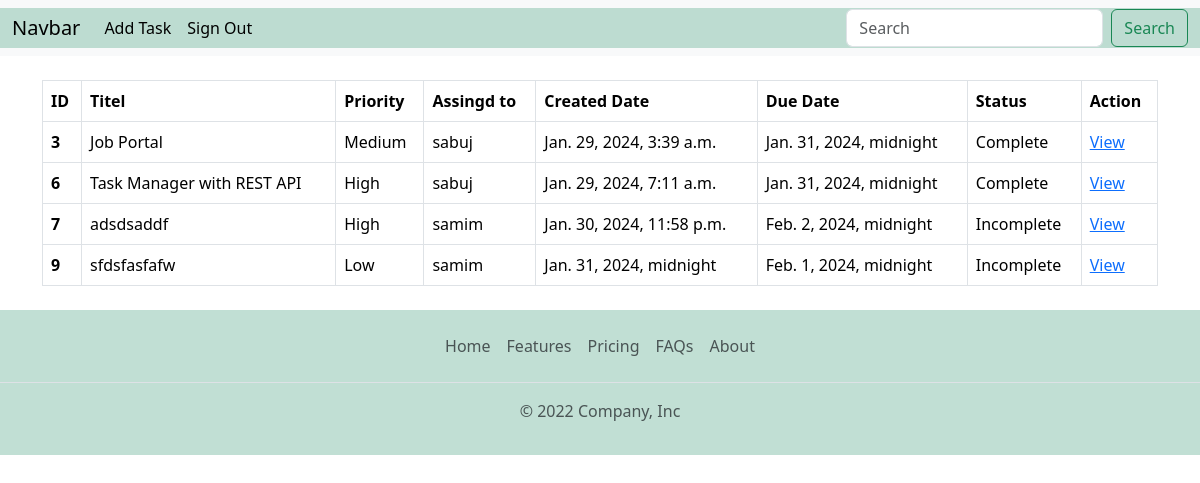
The app's page /task-list/, older data.
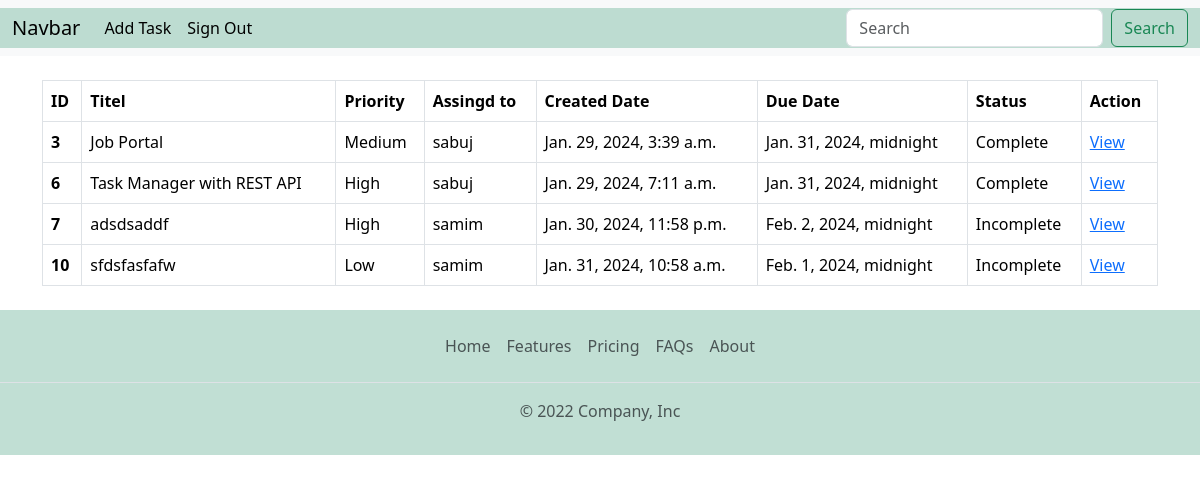
The same page, newer data.
### task/models.py (models this page shows, shortened)
class Task(models.Model):
    PRIORITY = (('Low', 'Low'),('Medium', 'Medium'),('High', 'High'),)
    assigned_to = models.ForeignKey(CustomUser, on_delete=models.CASCADE, null=True, blank=True)
    title = models.CharField(max_length=300)
    description = models.TextField()
    due_date =models.DateTimeField()
    priority = models.CharField(choices=PRIORITY, default='Medium', max_length=20)
    is_complete = models.BooleanField(default=False)
    created_date = models.DateTimeField(auto_now_add=True, editable=False,blank=True,null=True)
    completed_date = models.DateTimeField(auto_now_add=True,editable=False,blank=True,null=True)
    updated_date = models.DateTimeField(auto_now=True)

### authentication/models.py (models this page shows)
class CustomUser(AbstractUser):
    USER_TYPE = (
        ('Admin','Admin'),('User','User'),('Staff','Staff'),
    )
    GENDER=(
        ('Male','Male'), ('Female','Female'),
    )
    BLOOD_GROUP=(
        ('A+','A+'),('A-','A-'),('AB+','AB+'),('AB-','AB-'),('B+','B+'),('B-','B-'),('O+','O+'),('O-','O-'),
    )
    phone_number= models.CharField(max_length=15,null=True,blank=True)
    date_of_birth = models.DateField(blank =True, null=True)
    address= models.CharField(max_length=200, null=True, blank=True)
    user_type= models.CharField(choices=USER_TYPE,max_length=30, null=True, blank=True)
    gender= models.CharField(choices=GENDER,max_length=10, null=True, blank=True)
    blood_group= models.CharField(choices=BLOOD_GROUP,max_length=5, null=True, blank=True)
    bio= models.CharField(max_length=300, null=True, blank=True)
    image= models.ImageField(upload_to='profile_pic',null=True, blank=True)
    otp = models.CharField(max_length=6, blank=True, null=True)
    def __str__(self):
        return self.username

### task/views.py (the view)
# urls.py: path('task-list/',task_list,name="task_list"),
def task_list(request):
    if request.method == 'GET':
        search_kay = request.GET.get('search_bar')
        filter = request.GET.get('filter')
        ordering = request.GET.get('ordering')
        priority = request.GET.get('priority')
        if search_kay:
            if Task.objects.filter(title__icontains = search_kay).exists():
                task = Task.objects.filter(title__icontains = search_kay)
            else:
                messages.warning(request,'Task not found!')
                task = Task.objects.all()
        elif ordering == 'created_date':
            task = Task.objects.all().order_by('-created_date')
        elif ordering == 'due_date':
            task = Task.objects.all().order_by('due_date')
        elif filter == 'complete':
            task = Task.objects.filter(is_complete=True)
        elif filter == 'incomplete':
            task = Task.objects.filter(is_complete=False)
        elif priority == 'all':
            task = Task.objects.all()
        elif priority == 'high':
            task = Task.objects.filter(priority='High')
        elif priority == 'medium':
            task = Task.objects.filter(priority="Medium")
        elif priority == 'low':
            task = Task.objects.filter(priority='Low')
        else:
            task = Task.objects.all()
    return render(request,'task/task.html',{'task':task, 'filter':filter})

### templates/task/task.html (shortened to what this page needs)
{% extends './base.html' %}
{% load static %}
{% block body %}
<br>
<table class="table table-bordered">
    <thead>
      <tr>
        <th scope="col">ID</th>
        <th scope="col">Titel</th>
        <th scope="col">
          <div class="dropdown">
            <a style="color: black; text-decoration: none;" href="?priority=all" class="dropbtn">Priority</a>
           </div>
        </th>
        <th scope="col">Assingd to</th>
        <th scope="col">
          <a style="color: black; text-decoration: none;" href="?ordering=created_date">Created Date</a>
        </th>
        <th scope="col">
          <a style="color: black; text-decoration: none;" href="?ordering=due_date">Due Date</a>
        </th>
        <th scope="col"><b>
          {% if filter == 'complete' %}
          <a style="color: black; text-decoration: none;" href="?filter=incomplete">Incomplete</a>
          {% elif filter == 'incomplete' %}
          <a style="color: black; text-decoration: none;" href="?filter=complete">Complete</a>
          {% else %}
          <a style="color: black; text-decoration: none;" href="?filter=complete">Status</a>
          {% endif %}
        </th>
        <th scope="col">Action</th>
      </tr>
    </thead>
    <tbody>
{% for task in task %}
      <tr>
        <th scope="row">{{task.id}}</th>
        <td>{{task.title}}</td>
        <td>{{task.priority}}</td>
        <td>{{task.assigned_to}}</td>
        <td>{{task.created_date}}</td>
        <td>{{task.due_date}}</td>
        <td>{% if task.is_complete %}
          Complete
          {% else %}
          Incomplete
          {% endif %}
        </td>
        <td><a href="{% url 'task_view' task.id %}">View</a></td>
      </tr>
      {% endfor %}
    </tbody>
  </table>
{% endblock body %}

Row changes from the older to the newer data that the page shows:
removed Task: id "9", title "sfdsfasfafw", priority "Low", assigned_to "samim", created_date "Jan. 31, 2024, midnight", due_date "Feb. 1, 2024, midnight", is_complete "Incomplete"
added Task: id "10", title "sfdsfasfafw", priority "Low", assigned_to "samim", created_date "Jan. 31, 2024, 10:58 a.m.", due_date "Feb. 1, 2024, midnight", is_complete "Incomplete"
